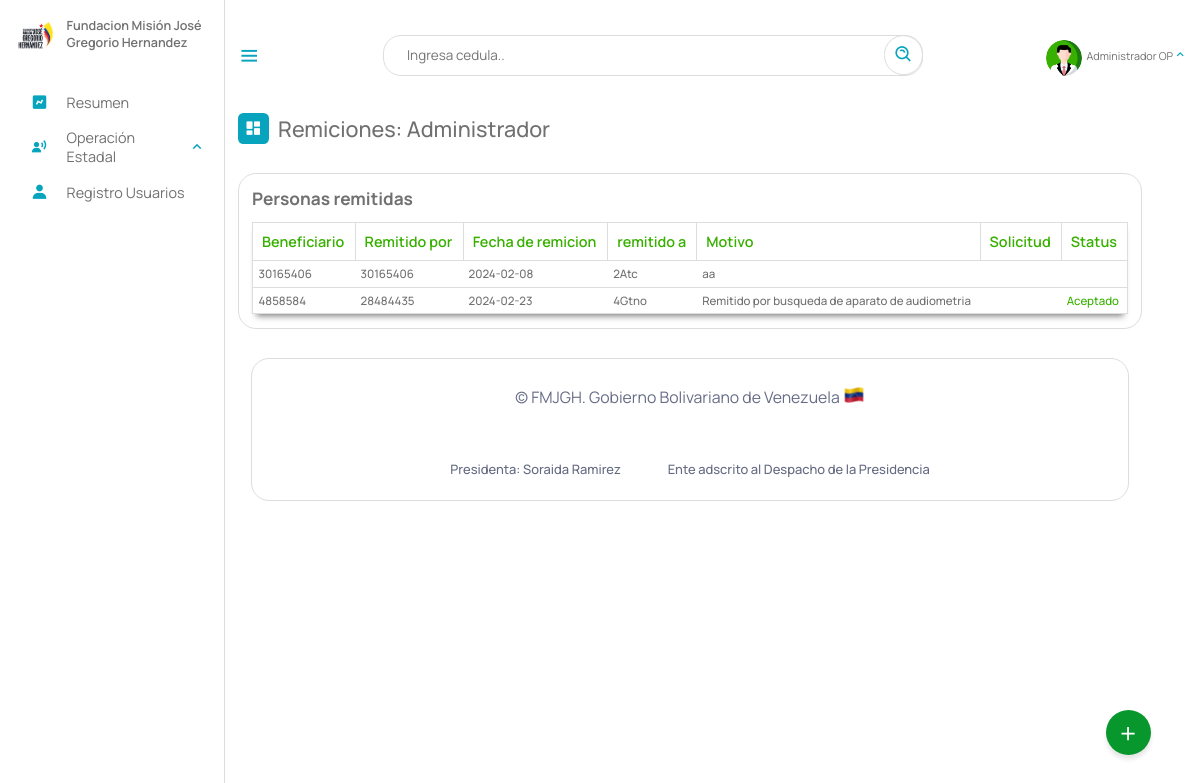
The page /Escritorio/01-remitidos_oac.php (signed in) on the database as committed earlier.
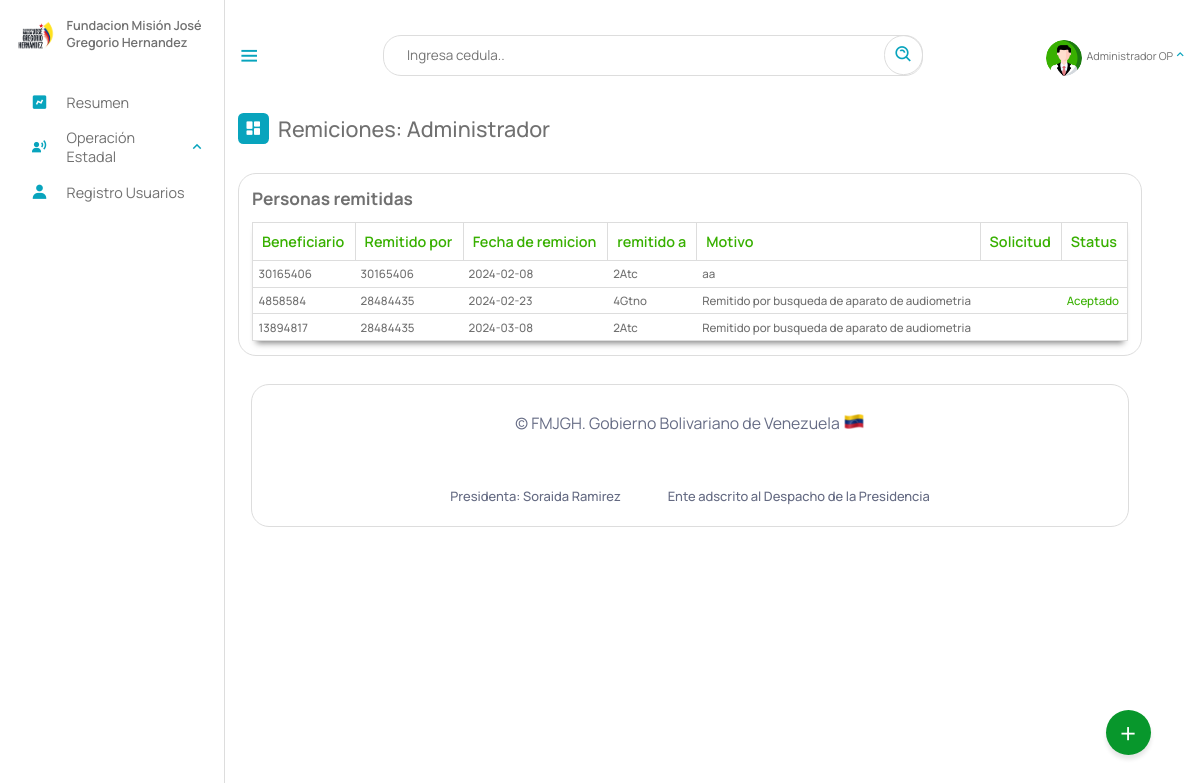
The same page on the database as committed later.
### tables this page shows
CREATE TABLE `remitidos` (
  `id` int(11) NOT NULL AUTO_INCREMENT,
  `cedula` int(12) NOT NULL,
  `departamento` varchar(5) NOT NULL,
  `coordinacion` varchar(12) DEFAULT NULL,
  `por` text NOT NULL,
  `gerencia_remitente` varchar(5) NOT NULL,
  `fecha` date NOT NULL,
  `motivo` text NOT NULL,
  `statu` text DEFAULT NULL,
  PRIMARY KEY (`id`),
  KEY `cedula` (`cedula`),
  KEY `departamento` (`departamento`),
  KEY `gerencia_remitente` (`gerencia_remitente`),
  KEY `coordinacion` (`coordinacion`),
  CONSTRAINT `remitidos_ibfk_1` FOREIGN KEY (`departamento`) REFERENCES `gerencia` (`id`) ON DELETE CASCADE ON UPDATE CASCADE,
  CONSTRAINT `remitidos_ibfk_2` FOREIGN KEY (`gerencia_remitente`) REFERENCES `gerencia` (`id`) ON DELETE CASCADE
);

### php/6-remitir.php (called while the page is built, shortened)
<?php
include_once("ManejadorBD.php");
class remitido extends ManejadorBD{
		private $gerencia;
        private $cnn;
        public function __construct($tipoConexion){
            $this->cnn = parent::conectar($tipoConexion);
        }
		public function setgerencia($gerencia)
		{
		    $this->gerencia = $gerencia;
		}
		public function consultarTodosRemitidosOAC(){
			try{
				$stmt = $this->cnn->prepare("SELECT * FROM remitidos WHERE gerencia_remitente = :gerencia");
				$stmt->setFetchMode(PDO::FETCH_ASSOC);
				$stmt->bindParam(':gerencia', $this->gerencia);
				$stmt->execute();
				return $stmt->fetchAll();
	        }catch(PDOException $error) {
				echo "Error: ejecutando consulta SQL.".$error->getMessage();
				exit();
	        }
		}
}

### php/ManejadorBD.php (called while the page is built, shortened)
<?php
	class ManejadorBD extends PDO {
		public $srv	= SRV;
		public $usr	= USR;
		public $pas	= PAS;
		public $dbn	= BDN;
		public function conectar($tipoConexion){
			try{
				switch ($tipoConexion) {
				    case 1:
				        $dsn = "mysql:host=$this->srv;dbname=$this->dbn";
				        break;
				}
				$dbh = new PDO($dsn, $this->usr, $this->pas);
    			$dbh->setAttribute(PDO::ATTR_ERRMODE, PDO::ERRMODE_EXCEPTION);
			}catch(PDOException $error){
                echo "Error al Conectar con la Base de Datos: ".$error->getMessage();
                exit();
			}
            $this->conexionBD = $dbh;
			return $this->conexionBD;
		}
	}
?>

### Escritorio/01-remitidos_oac.php (the view, shortened to what the changed rows need)
<?php
include_once("partearriba.php");
?>
<div class="dash-contenido">
    <div class="tabla-atencion">
        <h2>Personas remitidas</h2>
        <table>
            <thead>
                <tr>
                    <th>Beneficiario</th>
                    <th>Remitido por</th>
                    <th>Fecha de remicion</th>
                    <th>remitido a</th>
                    <th>Motivo</th>
                    <th>Solicitud</th>
                    <th>Status</th>
                </tr>
            </thead>
            <tbody>
                <?php
                include_once("../php/6-remitir.php");
                $aten = new remitido(1);
                if ($rol == "Superusuario") {
                    $consulta = $aten->consultarTodosRemitidosSUPERADMIN();
                    $cantidadRegistros = count($consulta);
                    if ($consulta) {
                        foreach ($consulta as $registros) {
                        ?>
                            <tr>
                                <td><?php echo $registros["cedula"] ?></td>
                                <td><?php echo $registros["por"] . " <span style='color: blue;'><b>[" . $registros["gerencia_remitente"] . "]</b></span>" ?></td>
                                <td><?php echo $registros["fecha"] ?></td>
                                <td><?php echo $registros["departamento"] ?></td>
                                <td><?php echo $registros["motivo"] ?></td>
                                <td><?php echo $registros["solicitud"] ?></td>
                                <?php if ($registros["statu"] == "Aceptado") { ?>
                                    <td style="color: #38b000"><?php echo  $registros["statu"] ?></td>
                                <?php } elseif ($registros["statu"] == "Rechazado") { ?>
                                    <td style="color: #f16d64"><?php echo  $registros["statu"] ?></td>
                                <?php   }else{
                                    echo "<td></td>";
                                } ?>
                            </tr>
                        <?php
                        }
                    }
                } else {
                    $aten->setgerencia($gerencia);
                    $consulta = $aten->consultarTodosRemitidosOAC();
                    if ($consulta) {
                        foreach ($consulta as $registros) {
                        ?>
                            <tr>
                                <td><?php echo $registros["cedula"] ?></td>
                                <td><?php echo $registros["por"]  ?></td>
                                <td><?php echo $registros["fecha"] ?></td>
                                <td><?php echo $registros["departamento"] ?></td>
                                <td><?php echo $registros["motivo"] ?></td>
                                <td><?php echo $registros["solicitud"] ?></td>
                                <?php if ($registros["statu"] == "Aceptado") { ?>
                                    <td style="color: #38b000"><?php echo  $registros["statu"] ?></td>
                                <?php } elseif ($registros["statu"] == "Rechazado") { ?>
                                    <td style="color: #f16d64"><?php echo  $registros["statu"] ?></td>
                                <?php   }else{
                                    echo "<td></td>";
                                } ?>
                            </tr>
                        <?php
                        }
                    }
                }
                ?>
            </tbody>
        </table>
    </div>
</div>
<?php
include_once("parteabajo.php");
?>

Rows that differ between the two databases and show on the page:
added remitidos: cedula "13894817", por "28484435", fecha "2024-03-08", departamento "2Atc", motivo "Remitido por busqueda de aparato de audiometria"
